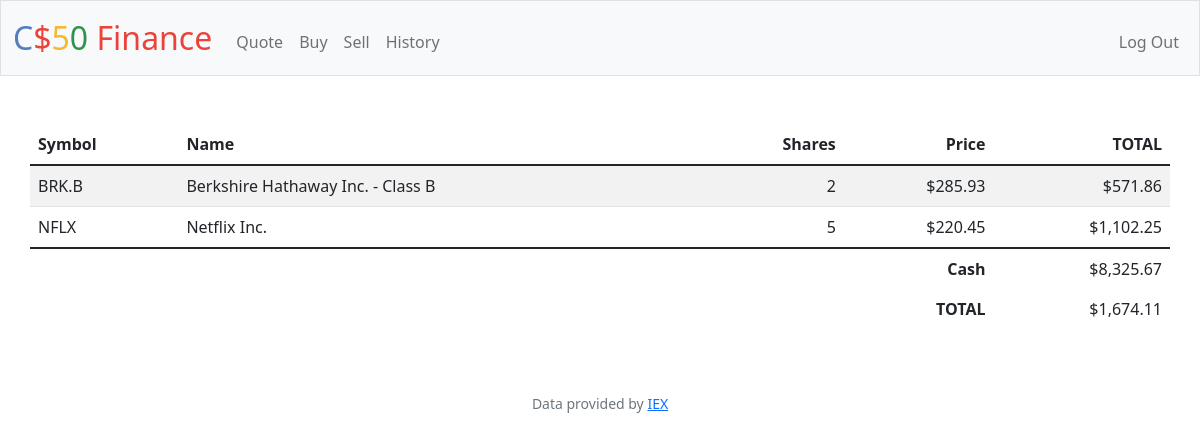
Page / (signed in) on the earlier database version.
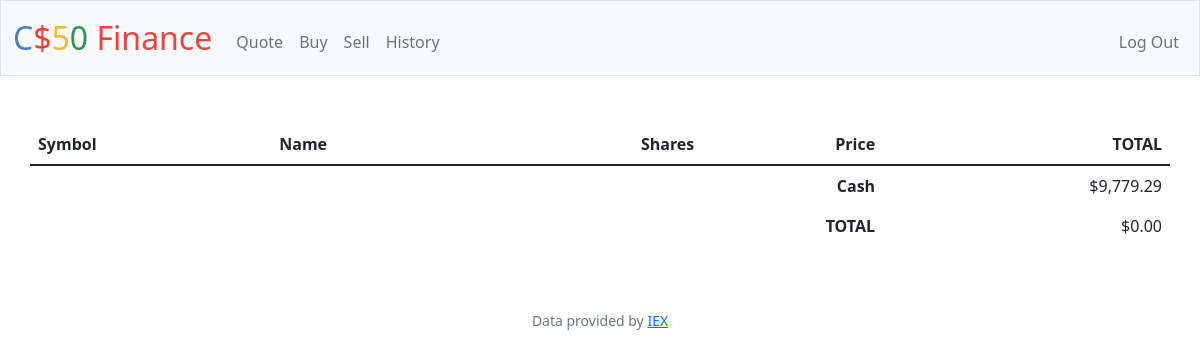
Same page on the later database version.
### tables this page shows
CREATE TABLE shares (
            id INTEGER PRIMARY KEY AUTOINCREMENT NOT NULL,
            symbol TEXT NOT NULL,
            name TEXT NOT NULL,
            price NUMERIC NOT NULL,
            share_qty REAL NOT NULL,
            purchased_on TEXT,
            sold_on TEXT,
            owner_id INTEGER,
            FOREIGN KEY (owner_id)
            REFERENCES users (id)
                ON UPDATE CASCADE
                ON DELETE CASCADE
        );

### app.py (the view)
@app.route("/")
@login_required
def index():
    user_shares = db.execute('SELECT cash, symbol,name,price, share_qty FROM users JOIN (SELECT * FROM shares WHERE owner_id = ?) ORDER BY purchased_on DESC;', session['user_id'])
    user_cash = db.execute('SELECT cash, SUM(price * share_qty) AS sum FROM users LEFT JOIN shares ON shares.owner_id = users.id WHERE users.id = ?;', session['user_id'])
    cash = user_cash[0]['cash']
    total_share = user_cash[0]['sum'] or 0
    return render_template('home.html', usd=usd, user_shares=user_shares, int_format=int_format, user_cash=cash, total_share=total_share)

### app.py (called while the page is built)
@app.after_request
def after_request(response):
    response.headers["Cache-Control"] = "no-cache, no-store, must-revalidate"
    response.headers["Expires"] = 0
    response.headers["Pragma"] = "no-cache"
    return response

### helpers.py (called while the page is built)
def login_required(f):
    @wraps(f)
    def decorated_function(*args, **kwargs):
        if session.get("user_id") is None:
            return redirect("/login")
        return f(*args, **kwargs)
    return decorated_function

def usd(value):
    return f"${value:,.2f}"

def int_format(value):
    return int(value)

### templates/home.html
{% extends "layout.html" %} {% block title %} Home {% endblock %} {% block main
%}
<table class="table table-striped container">
  <thead>
    <tr>
      <th class="text-start">Symbol</th>
      <th class="text-start">Name</th>
      <th class="text-end">Shares</th>
      <th class="text-end">Price</th>
      <th class="text-end">TOTAL</th>
    </tr>
  </thead>
  <tbody>
    {% for share in user_shares %}
    <tr>
      <td class="text-start">{{share.symbol}}</td>
      <td class="text-start">{{share.name }}</td>
      <td class="text-end">{{int_format(share.share_qty)}}</td>
      <td class="text-end">{{usd(share.price)}}</td>
      <td class="text-end">{{usd(share.price * share.share_qty)}}</td>
    </tr>
    {% endfor %}
  </tbody>
  <tfoot>
    <tr>
      <td class="border-0 fw-bold text-end" colspan="4">Cash</td>
      <td  class="border-0  text-end">{{usd(user_cash)}}</td>
    </tr>
    <tr>
      <td class="border-0 fw-bold text-end" colspan="4">TOTAL</td>
      <td  class="border-0 text-end">{{ usd(total_share)}}</td>
    </tr>
  </tfoot>
</table>
{% endblock %}

### templates/layout.html (shortened to what this page needs)
<!DOCTYPE html>
<html lang="en">
    <head>
        <link href="https://cdn.jsdelivr.net/npm/bootstrap@5.1.3/dist/css/bootstrap.min.css" rel="stylesheet">
        <link href="/static/styles.css" rel="stylesheet">
    </head>
    <body>
        <nav class="bg-light border navbar navbar-expand-md navbar-light">
            <div class="container-fluid">
                <a class="navbar-brand" href="/"><span class="blue">C</span><span class="red">$</span><span class="yellow">5</span><span class="green">0</span> <span class="red">Finance</span></a>
                <div class="collapse navbar-collapse" id="navbar">
                    {% if session["user_id"] %}
                        <ul class="navbar-nav me-auto mt-2">
                            <li class="nav-item"><a class="nav-link" href="/quote">Quote</a></li>
                            <li class="nav-item"><a class="nav-link" href="/buy">Buy</a></li>
                            <li class="nav-item"><a class="nav-link" href="/sell">Sell</a></li>
                            <li class="nav-item"><a class="nav-link" href="/history">History</a></li>
                        </ul>
                        <ul class="navbar-nav ms-auto mt-2">
                            <li class="nav-item"><a class="nav-link" href="/logout">Log Out</a></li>
                        </ul>
                    {% else %}
                        <ul class="navbar-nav ms-auto mt-2">
                            <li class="nav-item"><a class="nav-link" href="/register">Register</a></li>
                            <li class="nav-item"><a class="nav-link" href="/login">Log In</a></li>
                        </ul>
                    {% endif %}
                </div>
            </div>
        </nav>
        <main class="container-fluid py-5 text-center">
            {% block main %}{% endblock %}
        </main>
        <footer class="mb-5 small text-center text-muted">
            Data provided by <a href="https://iexcloud.io/">IEX</a>
        </footer>
    </body>
</html>

### static/styles.css (style rules this page uses)
nav .navbar-brand { font-size: xx-large; }
nav .navbar-brand .blue { color: #537fbe; }
nav .navbar-brand .red { color: #ea433b; }
nav .navbar-brand .yellow { color: #f5b82e; }
nav .navbar-brand .green { color: #2e944b; }

Differences in the rows shown:
removed shares: symbol "BRK.B", name "Berkshire Hathaway Inc. - Class B", share_qty "2", price "$285.93", usd(share.price*share.share_qty) "$571.86"
removed shares: symbol "NFLX", name "Netflix Inc.", share_qty "5", price "$220.45", usd(share.price*share.share_qty) "$1,102.25"
Other differences:
{{ usd(user_cash) }}: "$8,325.67" → "$9,779.29"
{{ usd(total_share) }}: "$1,674.11" → "$0.00"
